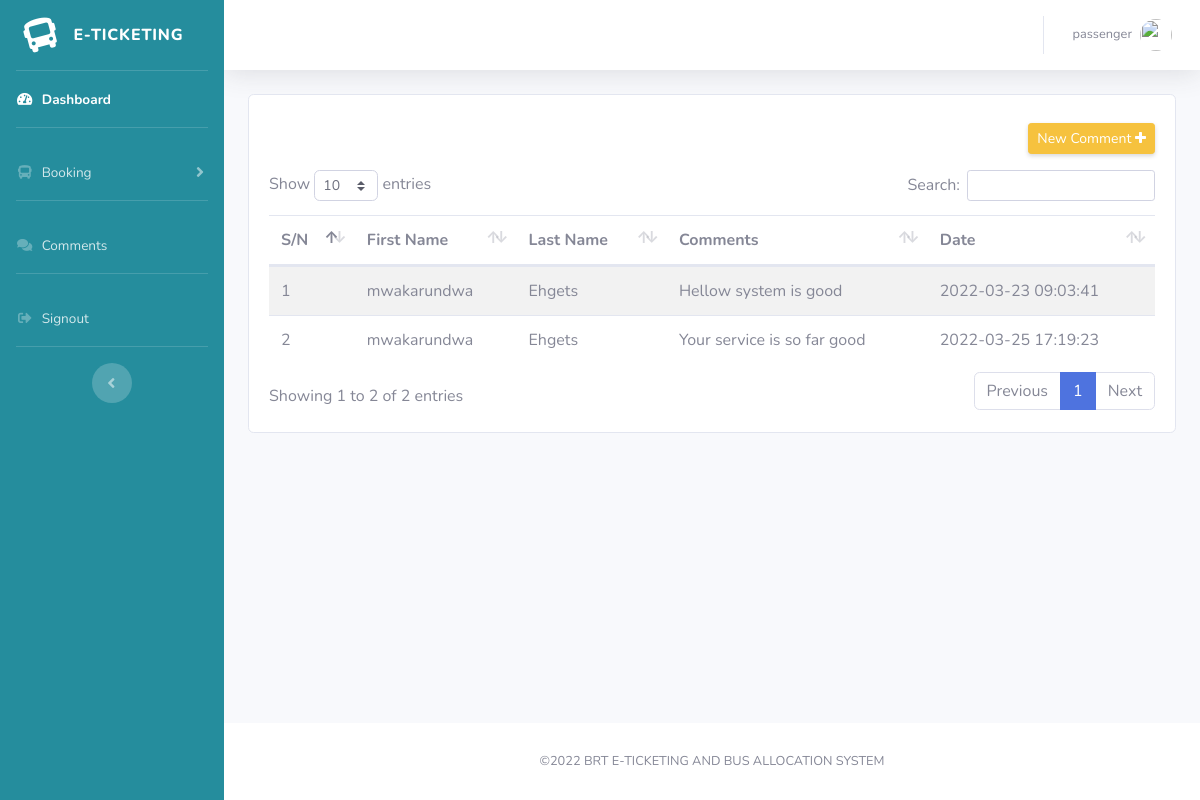
The page /user-dashboard/comment.php (signed in) on the database its author committed.
### tables this page shows
CREATE TABLE `tbl_user` (
  `id` int(11) NOT NULL,
  `fname` varchar(45) NOT NULL,
  `lname` varchar(45) NOT NULL,
  `phone` bigint(20) NOT NULL,
  `sex` char(1) NOT NULL,
  `region` varchar(40) NOT NULL,
  `district` varchar(40) NOT NULL,
  `address` varchar(50) NOT NULL,
  `type` varchar(10) NOT NULL,
  `username` varchar(45) NOT NULL,
  `is_active` int(11) NOT NULL DEFAULT 1,
  `password` varchar(100) NOT NULL,
  `created_at` timestamp NOT NULL DEFAULT current_timestamp(),
  `is_deleted` tinyint(1) NOT NULL DEFAULT 0
);

CREATE TABLE `tbl_comment` (
  `comment_id` int(11) NOT NULL,
  `comment` text NOT NULL,
  `user` int(11) NOT NULL,
  `comment_date` timestamp NOT NULL DEFAULT current_timestamp() ON UPDATE current_timestamp()
);

### user-dashboard/comment.php (the view, shortened to what this page needs)
<?php include('includes/sidebar.php'); ?>
<?php
    $comment_list_sql = "SELECT tbl_user.fname, tbl_user.lname, tbl_user.phone, tbl_comment.comment, tbl_comment.comment_date
        FROM tbl_user, tbl_comment
        WHERE tbl_comment.user = tbl_user.id
        AND tbl_comment.user = :user";
    $comment_list_query = $dbconnect->prepare($comment_list_sql);
    $comment_list_query->execute(['user'=>$_SESSION['UserID']]);
    $comment_list = $comment_list_query->fetchAll(PDO::FETCH_ASSOC);
?>
<div class="main_container">
    <?php if($wallet_rows == 1): ?>
        <div class="row">
            <div class="col-md-12 col-xs-12">
                <div class="card card-body">
                    <div class="d-sm-flex align-items-center justify-content-end mb-3">
                        <button class="d-sm-inline-block btn btn-warning btn-sm shadow-sm mt-2" data-toggle="modal" data-target="#comment">New Comment <i class="fa fa-plus fa-sm"></i>
                        </button>
                    </div>
                    <div class="table-responsive">
                        <table  class="table table-striped table-hover dt-responsive display nowrap" id="dataTable" width="100%" cellspacing="0">
                            <thead>
                                <tr>
                                    <th>S/N</th>
                                    <th>First Name</th>
                                    <th>Last Name</th>
                                    <th>Comments</th>
                                    <th>Date</th>
                                </tr>
                            </thead>
                            <tbody>
                                <?php $sn = 1; foreach($comment_list as $comment_item): ?>
                                    <tr>
                                        <td><?php echo $sn++ ?></td>
                                        <td><?php echo $comment_item['fname'] ?></td>
                                        <td><?php echo $comment_item['lname'] ?></td>
                                        <td><?php echo $comment_item['comment'] ?></td>
                                        <td><?php echo $comment_item['comment_date'] ?></td>
                                    </tr>
                                <?php endforeach ?>
                            </tbody>
                        </table>
                    </div>
                </div>
            </div>
        </div>
    <?php endif?>
</div>
<?php include('includes/footer.php'); ?>

### user-dashboard/includes/sidebar.php (shortened to what this page needs)
<?php require_once('../includes/config.php') ?>
<?php
    $user_detail = "SELECT * FROM tbl_user WHERE id = :user_id";
    $user_detail_q = $dbconnect->prepare($user_detail);
    $user_detail_q->execute(['user_id'=>$_SESSION['UserID']]);
    $user_profile = $user_detail_q->fetch();
        $wallet_sql = "SELECT * FROM tbl_user, tbl_wallet WHERE tbl_wallet.passenger = tbl_user.id AND tbl_wallet.passenger = :user_id";
        $wallet_query = $dbconnect->prepare($wallet_sql);
        $wallet_query->execute(['user_id'=>$_SESSION['UserID']]);
        $wallet_rows = $wallet_query->rowCount();
?>
<!DOCTYPE html>
<html lang="en">
<head>
    <link href="../app_assets/vendor/fontawesome-free/css/all.min.css" rel="stylesheet" type="text/css">
    <link href="../assets/font-awesome/css/font-awesome.min.css" rel="stylesheet">
    <link href="../app_assets/css/brt.css" rel="stylesheet">
    <link href="../app_assets/css/style.css" rel="stylesheet">
    <link href="../app_assets/vendor/datatables/dataTables.bootstrap4.min.css" rel="stylesheet">
    <link rel="stylesheet" href="https://cdnjs.cloudflare.com/ajax/libs/font-awesome/4.7.0/css/font-awesome.min.css">
</head>
<body id="page-top">
    <div id="wrapper">
        <ul class="navbar-nav bg-info sidebar sidebar-dark accordion" id="accordionSidebar">
            <a class="sidebar-brand d-flex align-items-center justify-content-center" href="index.html">
                <div class="sidebar-brand-icon rotate-n-15">
                    <i class="fas fa-bus"></i>
                </div>
                <div class="sidebar-brand-text mx-3">E-TICKETING</div>
            </a>
            <hr class="sidebar-divider my-0">
            <li class="nav-item active">
                <a class="nav-link" href="index.php">
                    <i class="fas fa-fw fa-tachometer-alt"></i>
                    <span>Dashboard</span>
                </a>
            </li>
            <?php if($wallet_rows == 1): ?>
            <hr class="sidebar-divider">
            <li class="nav-item">
                <a class="nav-link collapsed" href="#" data-toggle="collapse" data-target="#Component"
                    aria-expanded="true" aria-controls="Component">
                    <i class="fas fa-fw fa-bus"></i>
                    <span> Booking </span>
                </a>
            </li>
            <?php endif ?>
            <hr class="sidebar-divider">
            <li class="nav-item">
                <a class="nav-link" href="comment.php">
                    <i class="fas fa-fw fa-comments"></i>
                    <span> Comments </span>
                </a>
            </li>
            <hr class="sidebar-divider">
            <li class="nav-item">
                <a class="nav-link" href="../logout.php">
                    <i class="fas fa-fw fa-sign-out-alt "></i>
                    <span> Signout </span>
                </a>
            </li>
            <hr class="sidebar-divider d-none d-md-block">
            <div class="text-center d-none d-md-inline">
                <button class="rounded-circle border-0" id="sidebarToggle"></button>
            </div>
        </ul>
        <div id="content-wrapper" class="d-flex flex-column">
            <div id="content">
                <nav class="navbar navbar-expand navbar-light bg-white topbar mb-4 shadow">
                    <ul class="navbar-nav ml-auto">
                        <li class="nav-item dropdown no-arrow">
                            <a class="nav-link dropdown-toggle" href="#" id="userDropdown" role="button"
                                data-toggle="dropdown" aria-haspopup="true" aria-expanded="false">
                                <span class="mr-2 d-none d-lg-inline text-gray-600 small">
                                    <?php echo $user_profile['type'] ?>
                                </span>
                                <img class="img-profile rounded-circle"
                                    src="../assets/img/tz_logo.png">
                            </a>
                        </li>
                    </ul>
                </nav>
                <div class="container-fluid">

### user-dashboard/includes/sidebar.php (style rules this page uses)
.bg-info { background-color: #258d9d !important; }

### rows shown on the page
tbl_user: type "passenger"
tbl_comment: user.fname "mwakarundwa", user.lname "Ehgets", comment "Hellow system is good", comment_date "2022-03-23 09:03:41"
tbl_comment: user.fname "mwakarundwa", user.lname "Ehgets", comment "Your service is so far good", comment_date "2022-03-25 17:19:23"
